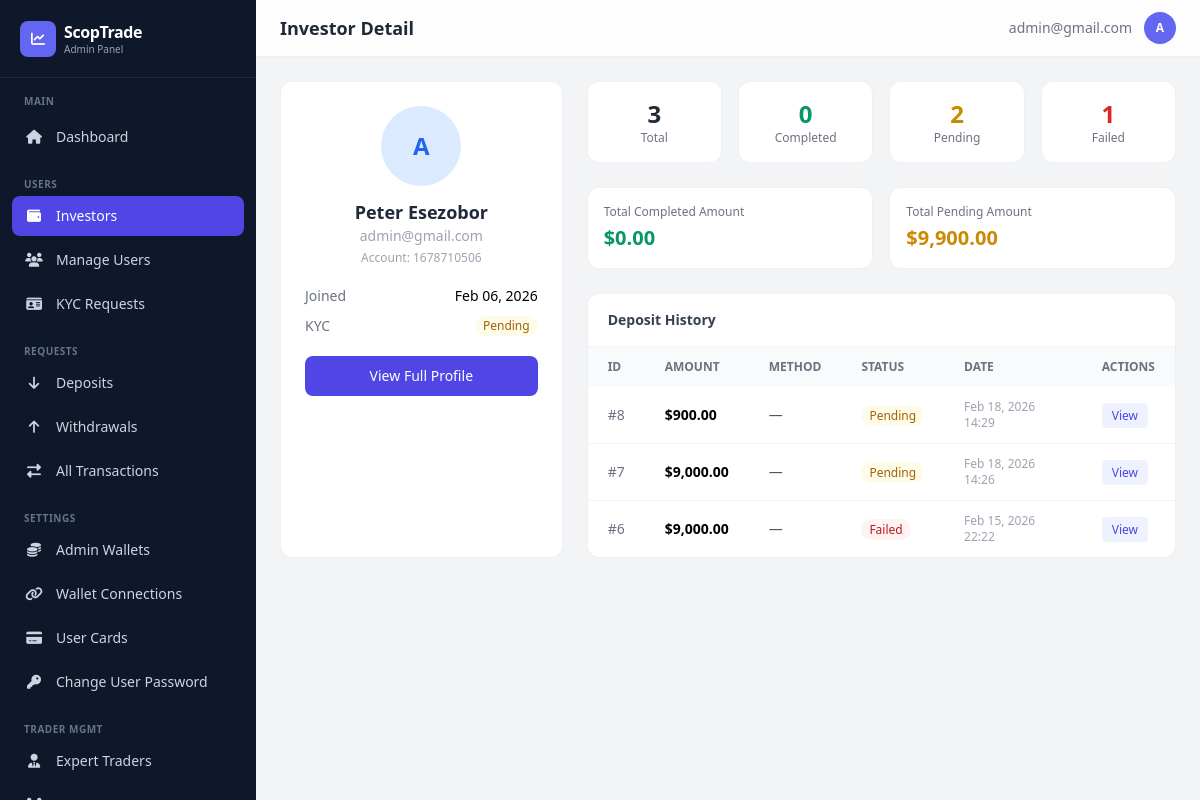
/dashboard/investors/2/ (signed in), run on an earlier commit of the app's database.
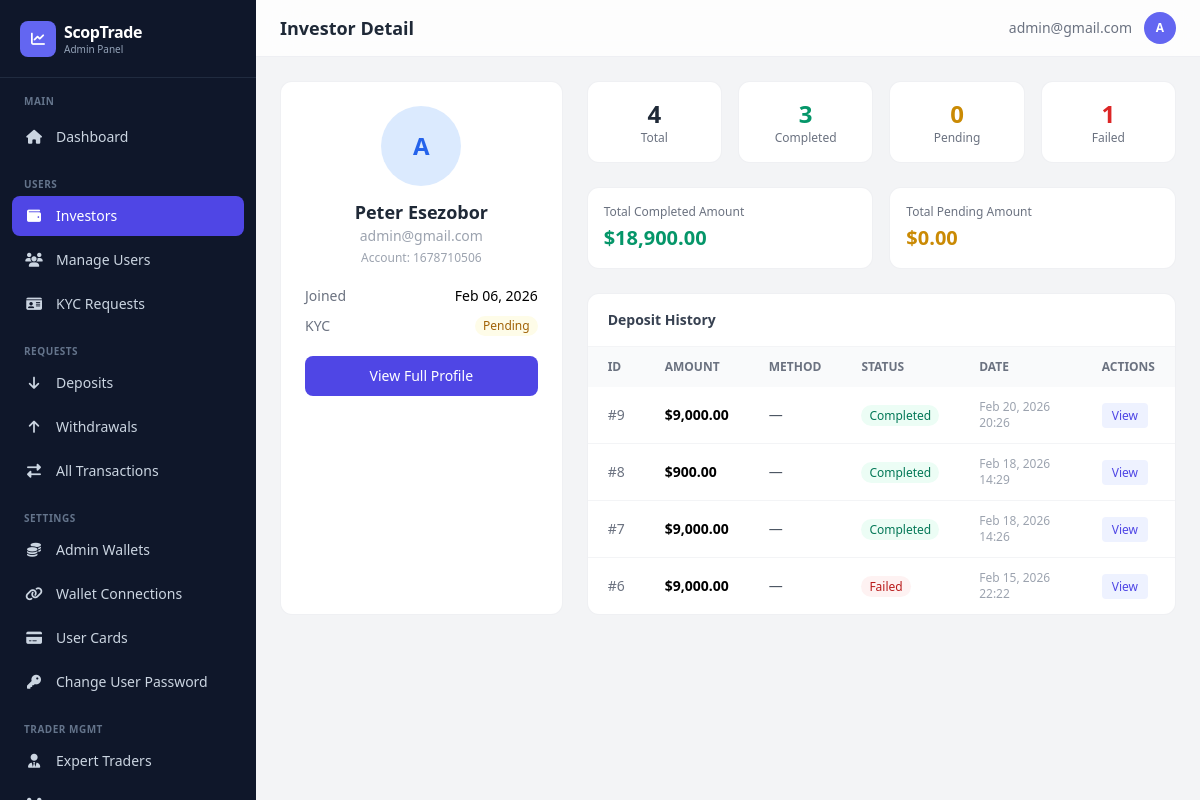
And on a later commit of the database.
### app/models.py (models this page shows, shortened)
class Transaction(models.Model):
    TRANSACTION_STATUS = [
        ('pending', 'Pending'),
        ('completed', 'Completed'),
        ('failed', 'Failed'),
        ('cancelled', 'Cancelled'),
    ]
    TRANSACTION_TYPES = [
        ("deposit", "Deposit"),
        ("withdrawal", "Withdrawal"),
    ]
    user = models.ForeignKey(
        settings.AUTH_USER_MODEL,
        on_delete=models.CASCADE,
        related_name="transactions"
    )
    transaction_type = models.CharField(max_length=20, choices=TRANSACTION_TYPES)
    amount = models.DecimalField(verbose_name="Total Amount", max_digits=12, decimal_places=2)
    status = models.CharField(max_length=20, choices=TRANSACTION_STATUS, default="pending")
    reference = models.CharField(max_length=100, unique=True)
    description = models.TextField(blank=True, null=True)
    currency = models.CharField(max_length=100)
    unit = models.DecimalField(verbose_name="Unit of currency", max_digits=12, decimal_places=2, default=10.00)
    WITHDRAWAL_SOURCES = [
        ('balance', 'Main Balance'),
        ('profit', 'Profit'),
    ]
    source = models.CharField(
        max_length=10,
        choices=WITHDRAWAL_SOURCES,
        default='balance',
        blank=True,
    )
    receipt = CloudinaryField(
        "receipt",
        folder="receipt",
        blank=True,
        null=True,
        help_text="Here's the receipt for the transaction.",
    )
    created_at = models.DateTimeField(default=timezone.now)
    updated_at = models.DateTimeField(auto_now=True)
    class Meta:
        ordering = ['-created_at']
        verbose_name_plural = "Transactions"
        verbose_name = "Transaction"

### dashboard/views.py (the view)
# urls.py: path('investors/<int:user_id>/', views.investor_detail, name='investor_detail'),
@admin_required
def investor_detail(request, user_id):
    investor = get_object_or_404(CustomUser, id=user_id)
    deps = Transaction.objects.filter(user=investor, transaction_type='deposit').order_by('-created_at')
    completed = deps.filter(status='completed')
    pending = deps.filter(status='pending')
    failed = deps.filter(status='failed')
    page_obj, paginator = _paginate(deps, request, 15)
    return render(request, 'dashboard/investor_detail.html', {
        'investor': investor, 'deposits': page_obj, 'page_obj': page_obj, 'paginator': paginator,
        'is_paginated': paginator.num_pages > 1,
        'total_deposits': deps.count(), 'completed_count': completed.count(),
        'pending_count': pending.count(), 'failed_count': failed.count(),
        'total_completed_amount': completed.aggregate(t=Sum('amount'))['t'] or Decimal('0.00'),
        'total_pending_amount': pending.aggregate(t=Sum('amount'))['t'] or Decimal('0.00'),
    })

### dashboard/views.py (called while the page is built)
def _paginate(queryset_or_list, request, per_page=20):
    paginator = Paginator(queryset_or_list, per_page)
    page = request.GET.get('page')
    try:
        page_obj = paginator.page(page)
    except PageNotAnInteger:
        page_obj = paginator.page(1)
    except EmptyPage:
        page_obj = paginator.page(paginator.num_pages)
    return page_obj, paginator

### dashboard/templates/dashboard/investor_detail.html (shortened to what the changed rows need)
{% extends "dashboard/base.html" %}
{% load humanize %}
{% block page_title %}Investor Detail{% endblock %}
{% block content %}
<div class="grid grid-cols-1 lg:grid-cols-3 gap-6 mb-6">
    <div class="lg:col-span-2 space-y-6">
        <div class="grid grid-cols-2 sm:grid-cols-4 gap-4">
            <div class="bg-white rounded-xl border border-gray-200/60 p-4 text-center">
                <p class="text-2xl font-bold text-gray-800">{{ total_deposits }}</p>
                <p class="text-xs text-gray-500">Total</p>
            </div>
            <div class="bg-white rounded-xl border border-gray-200/60 p-4 text-center">
                <p class="text-2xl font-bold text-emerald-600">{{ completed_count }}</p>
                <p class="text-xs text-gray-500">Completed</p>
            </div>
            <div class="bg-white rounded-xl border border-gray-200/60 p-4 text-center">
                <p class="text-2xl font-bold text-yellow-600">{{ pending_count }}</p>
                <p class="text-xs text-gray-500">Pending</p>
            </div>
        </div>
        <div class="grid grid-cols-1 sm:grid-cols-2 gap-4">
            <div class="bg-white rounded-xl border border-gray-200/60 p-4">
                <p class="text-xs text-gray-500 mb-1">Total Completed Amount</p>
                <p class="text-xl font-bold text-emerald-600">${{ total_completed_amount|floatformat:2|intcomma }}</p>
            </div>
            <div class="bg-white rounded-xl border border-gray-200/60 p-4">
                <p class="text-xs text-gray-500 mb-1">Total Pending Amount</p>
                <p class="text-xl font-bold text-yellow-600">${{ total_pending_amount|floatformat:2|intcomma }}</p>
            </div>
        </div>
        <div class="bg-white rounded-xl border border-gray-200/60 overflow-hidden">
            <div class="overflow-x-auto">
                <table class="w-full text-sm">
                    <thead><tr class="bg-gray-50 text-left text-xs text-gray-500 uppercase">
                        <th class="px-5 py-3">ID</th>
                        <th class="px-5 py-3">Amount</th>
                        <th class="px-5 py-3">Method</th>
                        <th class="px-5 py-3">Status</th>
                        <th class="px-5 py-3">Date</th>
                        <th class="px-5 py-3">Actions</th>
                    </tr></thead>
                    <tbody class="divide-y divide-gray-100">
                    {% for dep in deposits %}
                    <tr class="hover:bg-gray-50">
                        <td class="px-5 py-3 text-gray-500">#{{ dep.id }}</td>
                        <td class="px-5 py-3 font-semibold">${{ dep.amount|floatformat:2|intcomma }}</td>
                        <td class="px-5 py-3 text-gray-600">{{ dep.payment_method|default:"—" }}</td>
                        <td class="px-5 py-3">
                            <span class="px-2 py-0.5 rounded-full text-xs font-medium
                                {% if dep.status == 'completed' %}bg-emerald-50 text-emerald-700
                                {% elif dep.status == 'pending' %}bg-yellow-50 text-yellow-700
                                {% else %}bg-red-50 text-red-700{% endif %}">{{ dep.status|title }}</span>
                        </td>
                        <td class="px-5 py-3 text-xs text-gray-400">{{ dep.created_at|date:"M d, Y H:i" }}</td>
                        <td class="px-5 py-3">
                            <a href="{% url 'dashboard:deposit_detail' dep.id %}" class="px-2.5 py-1 bg-indigo-50 text-indigo-600 rounded text-xs font-medium hover:bg-indigo-100 transition">View</a>
                        </td>
                    </tr>
                    {% empty %}
                    <tr><td colspan="6" class="px-5 py-8 text-center text-gray-400">No deposits found</td></tr>
                    {% endfor %}
                    </tbody>
                </table>
            </div>
        </div>
    </div>
</div>
{% endblock %}

What changed in the data, as far as the page shows it:
added Transaction: id "9", amount "9,000.00", payment_method "—", status "Completed", created_at "Feb 20, 2026 20:26"
changed Transaction "Feb 18, 2026 14:29": status "Pending" → "Completed"
changed Transaction "Feb 18, 2026 14:26": status "Pending" → "Completed"
Also different on the page:
{{ total_deposits }}: "3" → "4"
{{ completed_count }}: "0" → "3"
{{ pending_count }}: "2" → "0"
{{ total_completed_amount|floatformat:2|intcomma }}: "0.00" → "18,900.00"
{{ total_pending_amount|floatformat:2|intcomma }}: "9,900.00" → "0.00"
